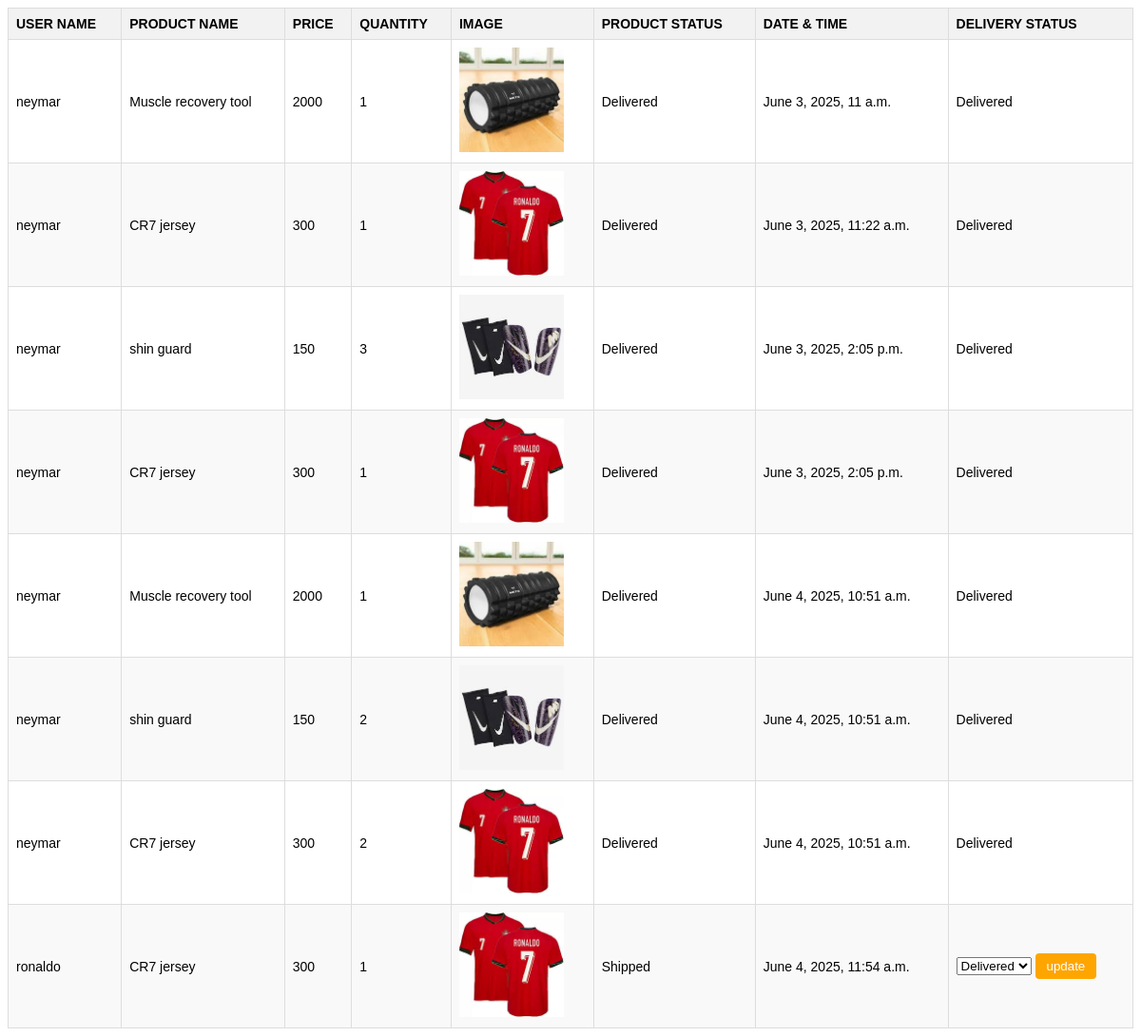
Screenshot of /booking_details with the database file from the repository.
### sports/models.py (models this page shows)
class orders(models.Model):
    user_details = models.ForeignKey(signup, on_delete=models.CASCADE)
    product_details = models.ForeignKey(product, on_delete=models.CASCADE)
    quantity = models.IntegerField()
    amount = models.IntegerField()
    product_status = models.CharField(max_length=30,default='order placed')
    order_date = models.DateTimeField()

class signup(models.Model):
    name=models.CharField(max_length=30)
    Email=models.EmailField()
    Phone=models.IntegerField()
    Password=models.CharField(max_length=10)
    pincode = models.IntegerField(null=True)
    state = models.CharField(max_length=30, null=True)
    city = models.CharField(max_length=30, null=True)
    building_name = models.TextField(null=True)
    road_name = models.CharField(max_length=30, null=True)

class product(models.Model):
    name = models.CharField(max_length=30)
    price = models.IntegerField()
    quantity = models.IntegerField()
    image = models.ImageField()
    category = models.ForeignKey(category, on_delete=models.CASCADE)
    size = models.CharField(max_length=10, blank=True, null=True)

### sports/views.py (the view)
# urls.py: path('booking_details',views.booking_details),
def booking_details(request):
    data = orders.objects.all()
    return render(request,'booking_details.html',{'data':data})

### template/booking_details.html (shortened to what this page needs)
<!DOCTYPE html>
<html lang="en">
<head>
</head>
<body>
<div class="container">
    <table class="table">
        <thead>
        <tr>
            <th>User Name</th>
            <th>Product Name</th>
            <th>Price</th>
            <th>Quantity</th>
            <th>Image</th>
            <th>Product Status</th>
            <th>Date & Time</th>
            <th>Delivery Status</th>
        </tr>
        </thead>
        <tbody>
        {% for i in data %}
        <tr>
            <td>{{ i.user_details.name }}</td>
            <td>{{ i.product_details.name }}</td>
            <td>{{ i.amount }}</td>
            <td>{{ i.quantity }}</td>
            <td><img src="{{ i.product_details.image.url }}" width="110" height="110"></td>
            <td>{{ i.product_status }}</td>
            <td>{{ i.order_date }}</td>
            <td>
                <form action="update_status/{{ i.pk }}" method="post">
                    {% if i.product_status == 'order placed' %}
                    <select name="n1">
                        <option value="Out for delivery">Out for delivery</option>
                        <option value="Shipped">Shipped</option>
                        <option value="Delivered">Delivered</option>
                    </select>
                    {% elif i.product_status == 'Out for delivery' %}
                    <select name="n1">
                        <option value="Shipped">Shipped</option>
                        <option value="Delivered">Delivered</option>
                    </select>
                    {% elif i.product_status == 'Shipped' %}
                    <select name="n1">
                        <option value="Delivered">Delivered</option>
                    </select>
                    {% else %}
                    <p>{{i.product_status}}</p>
                    {% endif %}
                    {% if i.product_status != 'Delivered'%}
                    <button class="submit-btn" onclick="location.href='../update/{{i.pk}}'">update</button>
                {% endif %}
                </form>
            </td>
        </tr>
        {% endfor %}
        </tbody>
    </table>
</div>
</body>
</html>

### template/booking_details.html (style rules this page uses)
th { text-transform: uppercase; }
table.table { width: 100%; border-collapse: collapse; font-family: Arial, sans-serif; font-size: 14px; }
table.table th, table.table td { border: 1px solid #ddd; padding: 8px; text-align: left; }
table.table tr:nth-child(even) { background-color: #f9f9f9; }
table.table th { background-color: #f2f2f2; }
.submit-btn { background-color: orange; color: white; border: none; padding: 6px 12px; cursor: pointer; border-radius: 4px; }

### rows the page displays
orders: user_details.name "neymar", product_details.name "Muscle recovery tool", amount "2000", quantity "1", product_details.image (picture), product_status "Delivered", order_date "June 3, 2025, 11 a.m."
orders: user_details.name "neymar", product_details.name "CR7 jersey", amount "300", quantity "1", product_details.image (picture), product_status "Delivered", order_date "June 3, 2025, 11:22 a.m."
orders: user_details.name "neymar", product_details.name "shin guard", amount "150", quantity "3", product_details.image (picture), product_status "Delivered", order_date "June 3, 2025, 2:05 p.m."
orders: user_details.name "neymar", product_details.name "CR7 jersey", amount "300", quantity "1", product_details.image (picture), product_status "Delivered", order_date "June 3, 2025, 2:05 p.m."
orders: user_details.name "neymar", product_details.name "Muscle recovery tool", amount "2000", quantity "1", product_details.image (picture), product_status "Delivered", order_date "June 4, 2025, 10:51 a.m."
orders: user_details.name "neymar", product_details.name "shin guard", amount "150", quantity "2", product_details.image (picture), product_status "Delivered", order_date "June 4, 2025, 10:51 a.m."
orders: user_details.name "neymar", product_details.name "CR7 jersey", amount "300", quantity "2", product_details.image (picture), product_status "Delivered", order_date "June 4, 2025, 10:51 a.m."
orders: user_details.name "ronaldo", product_details.name "CR7 jersey", amount "300", quantity "1", product_details.image (picture), product_status "Shipped", order_date "June 4, 2025, 11:54 a.m."
